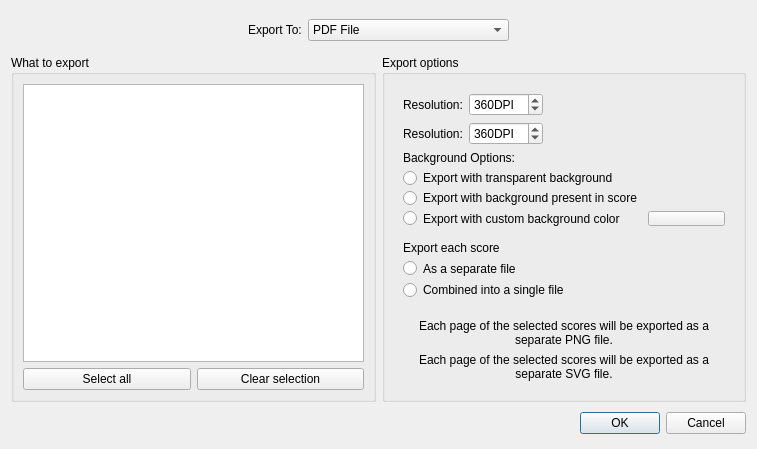
<?xml version="1.0" encoding="UTF-8"?>
<ui version="4.0">
 <class>ExportDialog</class>
 <widget class="QDialog" name="ExportDialog">
  <property name="windowModality">
   <enum>Qt::ApplicationModal</enum>
  </property>
  <property name="geometry">
   <rect>
    <x>0</x>
    <y>0</y>
    <width>757</width>
    <height>424</height>
   </rect>
  </property>
  <property name="minimumSize">
   <size>
    <width>595</width>
    <height>0</height>
   </size>
  </property>
  <property name="windowTitle">
   <string>Export</string>
  </property>
  <layout class="QGridLayout" name="gridLayout_4" columnstretch="1,1">
   <item row="1" column="0">
    <widget class="QGroupBox" name="exportWhatGroupBox">
     <property name="title">
      <string>What to export</string>
     </property>
     <layout class="QGridLayout" name="gridLayout_2">
      <item row="5" column="0">
       <widget class="QPushButton" name="selectAllButton">
        <property name="accessibleName">
         <string>Select all</string>
        </property>
        <property name="accessibleDescription">
         <string>Select the score and all parts</string>
        </property>
        <property name="text">
         <string>Select all</string>
        </property>
       </widget>
      </item>
      <item row="5" column="1">
       <widget class="QPushButton" name="clearSelectionButton">
        <property name="accessibleName">
         <string>Select nothing</string>
        </property>
        <property name="accessibleDescription">
         <string>Select nothing</string>
        </property>
        <property name="text">
         <string>Clear selection</string>
        </property>
       </widget>
      </item>
      <item row="1" column="0" rowspan="4" colspan="2">
       <widget class="QListWidget" name="listWidget"/>
      </item>
     </layout>
    </widget>
   </item>
   <item row="1" column="1">
    <widget class="QGroupBox" name="exportOptionsGroupBox">
     <property name="title">
      <string>Export options</string>
     </property>
     <layout class="QGridLayout" name="gridLayout_3">
      <item row="1" column="0" colspan="2">
       <widget class="QStackedWidget" name="pageStack">
        <property name="currentIndex">
         <number>0</number>
        </property>
        <widget class="QWidget" name="visualPage">
         <layout class="QFormLayout" name="formLayout_4">
          <item row="0" column="0" colspan="2">
           <widget class="QWidget" name="pdfDpiWidget" native="true">
            <layout class="QGridLayout" name="gridLayout_7">
             <property name="leftMargin">
              <number>0</number>
             </property>
             <property name="topMargin">
              <number>0</number>
             </property>
             <property name="rightMargin">
              <number>0</number>
             </property>
             <property name="bottomMargin">
              <number>0</number>
             </property>
             <item row="0" column="0">
              <layout class="QHBoxLayout" name="pdfDpiHorizontalLayout">
               <item>
                <widget class="QLabel" name="pdfDpiLabel">
                 <property name="sizePolicy">
                  <sizepolicy hsizetype="Minimum" vsizetype="Minimum">
                   <horstretch>0</horstretch>
                   <verstretch>0</verstretch>
                  </sizepolicy>
                 </property>
                 <property name="text">
                  <string>Resolution:</string>
                 </property>
                </widget>
               </item>
               <item>
                <widget class="QSpinBox" name="pdfDpiSpinbox">
                 <property name="sizePolicy">
                  <sizepolicy hsizetype="Minimum" vsizetype="Fixed">
                   <horstretch>0</horstretch>
                   <verstretch>0</verstretch>
                  </sizepolicy>
                 </property>
                 <property name="minimumSize">
                  <size>
                   <width>62</width>
                   <height>0</height>
                  </size>
                 </property>
                 <property name="suffix">
                  <string>DPI</string>
                 </property>
                 <property name="prefix">
                  <string/>
                 </property>
                 <property name="maximum">
                  <number>2400</number>
                 </property>
                 <property name="value">
                  <number>360</number>
                 </property>
                </widget>
               </item>
               <item>
                <spacer name="pdfDpiSpacer">
                 <property name="orientation">
                  <enum>Qt::Horizontal</enum>
                 </property>
                 <property name="sizeHint" stdset="0">
                  <size>
                   <width>0</width>
                   <height>0</height>
                  </size>
                 </property>
                </spacer>
               </item>
              </layout>
             </item>
            </layout>
           </widget>
          </item>
          <item row="1" column="0" colspan="2">
           <widget class="QWidget" name="pngDpiWidget" native="true">
            <layout class="QGridLayout" name="gridLayout_8">
             <property name="leftMargin">
              <number>0</number>
             </property>
             <property name="topMargin">
              <number>0</number>
             </property>
             <property name="rightMargin">
              <number>0</number>
             </property>
             <property name="bottomMargin">
              <number>0</number>
             </property>
             <item row="0" column="0">
              <layout class="QHBoxLayout" name="pngDpiHorizontalLayout">
               <item>
                <widget class="QLabel" name="pngDpiLabel">
                 <property name="sizePolicy">
                  <sizepolicy hsizetype="Minimum" vsizetype="Minimum">
                   <horstretch>0</horstretch>
                   <verstretch>0</verstretch>
                  </sizepolicy>
                 </property>
                 <property name="text">
                  <string>Resolution:</string>
                 </property>
                </widget>
               </item>
               <item>
                <widget class="QSpinBox" name="pngDpiSpinbox">
                 <property name="sizePolicy">
                  <sizepolicy hsizetype="Minimum" vsizetype="Fixed">
                   <horstretch>0</horstretch>
                   <verstretch>0</verstretch>
                  </sizepolicy>
                 </property>
                 <property name="minimumSize">
                  <size>
                   <width>62</width>
                   <height>0</height>
                  </size>
                 </property>
                 <property name="suffix">
                  <string>DPI</string>
                 </property>
                 <property name="prefix">
                  <string/>
                 </property>
                 <property name="maximum">
                  <number>5000</number>
                 </property>
                 <property name="value">
                  <number>360</number>
                 </property>
                </widget>
               </item>
               <item>
                <spacer name="pngDpiSpacer">
                 <property name="orientation">
                  <enum>Qt::Horizontal</enum>
                 </property>
                 <property name="sizeHint" stdset="0">
                  <size>
                   <width>0</width>
                   <height>0</height>
                  </size>
                 </property>
                </spacer>
               </item>
              </layout>
             </item>
            </layout>
           </widget>
          </item>
          <item row="3" column="0">
           <widget class="QWidget" name="pdfFileOptionWidget" native="true">
            <property name="minimumSize">
             <size>
              <width>0</width>
              <height>0</height>
             </size>
            </property>
            <layout class="QGridLayout" name="gridLayout_10">
             <property name="leftMargin">
              <number>0</number>
             </property>
             <item row="0" column="0">
              <widget class="QLabel" name="pdfFileOptionsLabel">
               <property name="sizePolicy">
                <sizepolicy hsizetype="Minimum" vsizetype="Minimum">
                 <horstretch>0</horstretch>
                 <verstretch>0</verstretch>
                </sizepolicy>
               </property>
               <property name="text">
                <string>Export each score</string>
               </property>
              </widget>
             </item>
             <item row="1" column="0">
              <widget class="QRadioButton" name="pdfSeparateFilesRadioButton">
               <property name="text">
                <string>As a separate file</string>
               </property>
              </widget>
             </item>
             <item row="2" column="0">
              <widget class="QRadioButton" name="pdfOneFileRadioButton">
               <property name="text">
                <string>Combined into a single file</string>
               </property>
              </widget>
             </item>
            </layout>
           </widget>
          </item>
          <item row="5" column="0" colspan="2">
           <widget class="QWidget" name="pngFileOptionWidget" native="true">
            <property name="sizePolicy">
             <sizepolicy hsizetype="Preferred" vsizetype="Preferred">
              <horstretch>0</horstretch>
              <verstretch>0</verstretch>
             </sizepolicy>
            </property>
            <property name="minimumSize">
             <size>
              <width>0</width>
              <height>0</height>
             </size>
            </property>
            <layout class="QGridLayout" name="gridLayout_11">
             <property name="leftMargin">
              <number>0</number>
             </property>
             <property name="topMargin">
              <number>0</number>
             </property>
             <property name="rightMargin">
              <number>0</number>
             </property>
             <property name="bottomMargin">
              <number>0</number>
             </property>
             <item row="0" column="0">
              <spacer name="verticalSpacer_3">
               <property name="orientation">
                <enum>Qt::Vertical</enum>
               </property>
               <property name="sizeType">
                <enum>QSizePolicy::Expanding</enum>
               </property>
               <property name="sizeHint" stdset="0">
                <size>
                 <width>0</width>
                 <height>0</height>
                </size>
               </property>
              </spacer>
             </item>
             <item row="1" column="0">
              <widget class="QLabel" name="pngHintLabel">
               <property name="text">
                <string>Each page of the selected scores will be exported as a separate PNG file.</string>
               </property>
               <property name="alignment">
                <set>Qt::AlignCenter</set>
               </property>
               <property name="wordWrap">
                <bool>true</bool>
               </property>
              </widget>
             </item>
            </layout>
           </widget>
          </item>
          <item row="6" column="0" colspan="2">
           <widget class="QWidget" name="svgFileOptionWidget" native="true">
            <property name="minimumSize">
             <size>
              <width>0</width>
              <height>0</height>
             </size>
            </property>
            <layout class="QGridLayout" name="gridLayout_12">
             <property name="leftMargin">
              <number>0</number>
             </property>
             <property name="topMargin">
              <number>0</number>
             </property>
             <property name="rightMargin">
              <number>0</number>
             </property>
             <property name="bottomMargin">
              <number>0</number>
             </property>
             <item row="0" column="0">
              <spacer name="verticalSpacer_7">
               <property name="orientation">
                <enum>Qt::Vertical</enum>
               </property>
               <property name="sizeHint" stdset="0">
                <size>
                 <width>0</width>
                 <height>0</height>
                </size>
               </property>
              </spacer>
             </item>
             <item row="1" column="0">
              <widget class="QLabel" name="label">
               <property name="text">
                <string>Each page of the selected scores will be exported as a separate SVG file.</string>
               </property>
               <property name="alignment">
                <set>Qt::AlignCenter</set>
               </property>
               <property name="wordWrap">
                <bool>true</bool>
               </property>
              </widget>
             </item>
            </layout>
           </widget>
          </item>
          <item row="2" column="0" colspan="2">
           <widget class="QWidget" name="bgOptionsWidget" native="true">
            <property name="minimumSize">
             <size>
              <width>0</width>
              <height>0</height>
             </size>
            </property>
            <layout class="QGridLayout" name="gridLayout_9">
             <property name="leftMargin">
              <number>0</number>
             </property>
             <property name="topMargin">
              <number>0</number>
             </property>
             <property name="rightMargin">
              <number>0</number>
             </property>
             <property name="bottomMargin">
              <number>0</number>
             </property>
             <item row="1" column="0">
              <widget class="QRadioButton" name="transparentBackgroundRadioButton">
               <property name="text">
                <string>Export with transparent background</string>
               </property>
              </widget>
             </item>
             <item row="2" column="0">
              <widget class="QRadioButton" name="scoreBackgroundRadioButton">
               <property name="text">
                <string>Export with background present in score</string>
               </property>
              </widget>
             </item>
             <item row="3" column="0">
              <widget class="QRadioButton" name="customBackgroundRadioButton">
               <property name="text">
                <string>Export with custom background color</string>
               </property>
              </widget>
             </item>
             <item row="0" column="0">
              <widget class="QLabel" name="backgroundOptionsLabel">
               <property name="sizePolicy">
                <sizepolicy hsizetype="Preferred" vsizetype="Preferred">
                 <horstretch>0</horstretch>
                 <verstretch>0</verstretch>
                </sizepolicy>
               </property>
               <property name="text">
                <string>Background Options:</string>
               </property>
              </widget>
             </item>
             <item row="3" column="1">
              <widget class="Awl::ColorLabel" name="customBackgroundColorLabel">
               <property name="text">
                <string/>
               </property>
              </widget>
             </item>
            </layout>
           </widget>
          </item>
          <item row="4" column="0">
           <spacer name="verticalSpacer_4">
            <property name="orientation">
             <enum>Qt::Vertical</enum>
            </property>
            <property name="sizeHint" stdset="0">
             <size>
              <width>20</width>
              <height>40</height>
             </size>
            </property>
           </spacer>
          </item>
         </layout>
        </widget>
        <widget class="QWidget" name="audioPage">
         <layout class="QGridLayout" name="gridLayout">
          <item row="0" column="0" colspan="3">
           <widget class="QCheckBox" name="audioNormaliseCheckBox">
            <property name="text">
             <string>Normalize</string>
            </property>
           </widget>
          </item>
          <item row="3" column="2">
           <spacer name="verticalSpacer">
            <property name="orientation">
             <enum>Qt::Vertical</enum>
            </property>
            <property name="sizeHint" stdset="0">
             <size>
              <width>0</width>
              <height>0</height>
             </size>
            </property>
           </spacer>
          </item>
          <item row="1" column="1">
           <widget class="QComboBox" name="audioSampleRate">
            <property name="accessibleName">
             <string>Sample rate</string>
            </property>
            <property name="accessibleDescription">
             <string>Choose sample rate</string>
            </property>
            <property name="currentIndex">
             <number>1</number>
            </property>
            <item>
             <property name="text">
              <string notr="true">32000</string>
             </property>
            </item>
            <item>
             <property name="text">
              <string notr="true">44100</string>
             </property>
            </item>
            <item>
             <property name="text">
              <string notr="true">48000</string>
             </property>
            </item>
           </widget>
          </item>
          <item row="1" column="2">
           <widget class="QLabel" name="audioHzLabel">
            <property name="text">
             <string extracomment="Hertz">Hz</string>
            </property>
           </widget>
          </item>
          <item row="3" column="3">
           <spacer name="horizontalSpacer">
            <property name="orientation">
             <enum>Qt::Horizontal</enum>
            </property>
            <property name="sizeHint" stdset="0">
             <size>
              <width>0</width>
              <height>0</height>
             </size>
            </property>
           </spacer>
          </item>
          <item row="2" column="1">
           <widget class="QComboBox" name="mp3BitRate">
            <property name="accessibleName">
             <string>MP3 Bitrate</string>
            </property>
            <property name="accessibleDescription">
             <string>Choose MP3 Bitrate</string>
            </property>
            <property name="currentText">
             <string>128</string>
            </property>
            <property name="currentIndex">
             <number>8</number>
            </property>
            <item>
             <property name="text">
              <string notr="true">32</string>
             </property>
            </item>
            <item>
             <property name="text">
              <string notr="true">40</string>
             </property>
            </item>
            <item>
             <property name="text">
              <string notr="true">48</string>
             </property>
            </item>
            <item>
             <property name="text">
              <string notr="true">56</string>
             </property>
            </item>
            <item>
             <property name="text">
              <string notr="true">64</string>
             </property>
            </item>
            <item>
             <property name="text">
              <string notr="true">80</string>
             </property>
            </item>
            <item>
             <property name="text">
              <string notr="true">96</string>
             </property>
            </item>
            <item>
             <property name="text">
              <string notr="true">112</string>
             </property>
            </item>
            <item>
             <property name="text">
              <string notr="true">128</string>
             </property>
            </item>
            <item>
             <property name="text">
              <string notr="true">160</string>
             </property>
            </item>
            <item>
             <property name="text">
              <string notr="true">192</string>
             </property>
            </item>
            <item>
             <property name="text">
              <string notr="true">224</string>
             </property>
            </item>
            <item>
             <property name="text">
              <string notr="true">256</string>
             </property>
            </item>
            <item>
             <property name="text">
              <string notr="true">320</string>
             </property>
            </item>
           </widget>
          </item>
          <item row="2" column="2">
           <widget class="QLabel" name="mp3kBitSLabel">
            <property name="text">
             <string extracomment="Hertz">kBit/s</string>
            </property>
           </widget>
          </item>
          <item row="2" column="0">
           <widget class="QLabel" name="mp3BitRateLabel">
            <property name="text">
             <string>MP3 Bitrate:</string>
            </property>
           </widget>
          </item>
          <item row="1" column="0">
           <widget class="QLabel" name="audioSampleRateLabel">
            <property name="text">
             <string>Sample rate:</string>
            </property>
           </widget>
          </item>
          <item row="4" column="0" colspan="4">
           <widget class="QLabel" name="audioHintLabel">
            <property name="sizePolicy">
             <sizepolicy hsizetype="Preferred" vsizetype="Minimum">
              <horstretch>0</horstretch>
              <verstretch>0</verstretch>
             </sizepolicy>
            </property>
            <property name="text">
             <string>Each selected score will be exported as a separate audio file.</string>
            </property>
            <property name="wordWrap">
             <bool>true</bool>
            </property>
           </widget>
          </item>
         </layout>
        </widget>
<widget class="QCheckBox" name="exportMPE">
 <property name="text">
  <string>Export MPE tuning</string>
 </property>
</widget>
        <widget class="QWidget" name="midiPage">
         <layout class="QGridLayout" name="gridLayout_5">
          <item row="1" column="0">
           <widget class="QCheckBox" name="midiExportRPNs">
            <property name="toolTip">
             <string notr="true">Registered Parameter Numbers</string>
            </property>
            <property name="text">
             <string>Export RPNs</string>
            </property>
           </widget>
          </item>
          <item row="3" column="0">
           <widget class="QLabel" name="midiHintLabel">
            <property name="sizePolicy">
             <sizepolicy hsizetype="Preferred" vsizetype="Minimum">
              <horstretch>0</horstretch>
              <verstretch>0</verstretch>
             </sizepolicy>
            </property>
            <property name="text">
             <string>Each selected score will be exported as a separate MIDI file.</string>
            </property>
            <property name="wordWrap">
             <bool>true</bool>
            </property>
           </widget>
          </item>
          <item row="0" column="0">
           <widget class="QCheckBox" name="midiExpandRepeats">
            <property name="text">
             <string>Expand repeats</string>
            </property>
           </widget>
          </item>
          <item row="2" column="0">
           <spacer name="verticalSpacer_6">
            <property name="orientation">
             <enum>Qt::Vertical</enum>
            </property>
            <property name="sizeHint" stdset="0">
             <size>
              <width>0</width>
              <height>0</height>
             </size>
            </property>
           </spacer>
          </item>
         </layout>
        </widget>
        <widget class="QWidget" name="musicxmlPage">
         <layout class="QFormLayout" name="formLayout_2">
          <item row="0" column="0" colspan="2">
           <widget class="QLabel" name="musicxmlFileTypeLabel">
            <property name="text">
             <string>MusicXML file type:</string>
            </property>
           </widget>
          </item>
          <item row="1" column="0" colspan="2">
           <widget class="QComboBox" name="musicxmlFileTypeComboBox">
            <item>
             <property name="text">
              <string>Compressed</string>
             </property>
            </item>
            <item>
             <property name="text">
              <string>Uncompressed</string>
             </property>
            </item>
            <item>
             <property name="text">
              <string>Uncompressed (outdated)</string>
             </property>
            </item>
           </widget>
          </item>
          <item row="2" column="0" colspan="2">
           <spacer name="verticalSpacer_2">
            <property name="orientation">
             <enum>Qt::Vertical</enum>
            </property>
            <property name="sizeType">
             <enum>QSizePolicy::Fixed</enum>
            </property>
            <property name="sizeHint" stdset="0">
             <size>
              <width>0</width>
              <height>0</height>
             </size>
            </property>
           </spacer>
          </item>
          <item row="3" column="0" colspan="2">
           <widget class="QLabel" name="label_2">
            <property name="text">
             <string>Include in export:</string>
            </property>
           </widget>
          </item>
          <item row="4" column="0" colspan="2">
           <layout class="QGridLayout" name="gridLayout_6">
            <item row="1" column="0">
             <widget class="QRadioButton" name="musicxmlExportAllBreaks">
              <property name="sizePolicy">
               <sizepolicy hsizetype="Fixed" vsizetype="Minimum">
                <horstretch>0</horstretch>
                <verstretch>0</verstretch>
               </sizepolicy>
              </property>
              <property name="text">
               <string/>
              </property>
             </widget>
            </item>
            <item row="3" column="0">
             <widget class="QRadioButton" name="musicxmlExportNoBreaks">
              <property name="sizePolicy">
               <sizepolicy hsizetype="Fixed" vsizetype="Minimum">
                <horstretch>0</horstretch>
                <verstretch>0</verstretch>
               </sizepolicy>
              </property>
              <property name="text">
               <string/>
              </property>
             </widget>
            </item>
            <item row="0" column="0">
             <widget class="QRadioButton" name="musicxmlExportAllLayout">
              <property name="sizePolicy">
               <sizepolicy hsizetype="Fixed" vsizetype="Minimum">
                <horstretch>0</horstretch>
                <verstretch>0</verstretch>
               </sizepolicy>
              </property>
              <property name="text">
               <string/>
              </property>
             </widget>
            </item>
            <item row="2" column="0">
             <widget class="QRadioButton" name="musicxmlExportManualBreaks">
              <property name="sizePolicy">
               <sizepolicy hsizetype="Fixed" vsizetype="Minimum">
                <horstretch>0</horstretch>
                <verstretch>0</verstretch>
               </sizepolicy>
              </property>
              <property name="text">
               <string/>
              </property>
             </widget>
            </item>
            <item row="0" column="1">
             <widget class="Ms::ClickableLabel" name="musicxmlExportAllLayoutLabel">
              <property name="sizePolicy">
               <sizepolicy hsizetype="Preferred" vsizetype="Minimum">
                <horstretch>0</horstretch>
                <verstretch>0</verstretch>
               </sizepolicy>
              </property>
              <property name="text">
               <string>All layout</string>
              </property>
              <property name="wordWrap">
               <bool>true</bool>
              </property>
             </widget>
            </item>
            <item row="1" column="1">
             <widget class="Ms::ClickableLabel" name="musicxmlExportAllBreaksLabel">
              <property name="sizePolicy">
               <sizepolicy hsizetype="Preferred" vsizetype="Minimum">
                <horstretch>0</horstretch>
                <verstretch>0</verstretch>
               </sizepolicy>
              </property>
              <property name="text">
               <string>System and page breaks</string>
              </property>
              <property name="wordWrap">
               <bool>true</bool>
              </property>
             </widget>
            </item>
            <item row="2" column="1">
             <widget class="Ms::ClickableLabel" name="musicxmlExportManualBreaksLabel">
              <property name="sizePolicy">
               <sizepolicy hsizetype="Preferred" vsizetype="Fixed">
                <horstretch>0</horstretch>
                <verstretch>0</verstretch>
               </sizepolicy>
              </property>
              <property name="text">
               <string>Manually added system and page breaks only</string>
              </property>
              <property name="wordWrap">
               <bool>true</bool>
              </property>
             </widget>
            </item>
            <item row="3" column="1">
             <widget class="Ms::ClickableLabel" name="musicxmlExportNoBreaksLabel">
              <property name="sizePolicy">
               <sizepolicy hsizetype="Preferred" vsizetype="Minimum">
                <horstretch>0</horstretch>
                <verstretch>0</verstretch>
               </sizepolicy>
              </property>
              <property name="text">
               <string>No system or page breaks</string>
              </property>
              <property name="wordWrap">
               <bool>true</bool>
              </property>
             </widget>
            </item>
           </layout>
          </item>
         </layout>
        </widget>
        <widget class="QWidget" name="uncompressedPage">
         <layout class="QFormLayout" name="formLayout_3">
          <item row="0" column="0" colspan="2">
           <spacer name="verticalSpacer_8">
            <property name="orientation">
             <enum>Qt::Vertical</enum>
            </property>
            <property name="sizeHint" stdset="0">
             <size>
              <width>0</width>
              <height>0</height>
             </size>
            </property>
           </spacer>
          </item>
          <item row="1" column="0" colspan="2">
           <widget class="QLabel" name="uncompressedHintLabel">
            <property name="sizePolicy">
             <sizepolicy hsizetype="Preferred" vsizetype="Minimum">
              <horstretch>0</horstretch>
              <verstretch>0</verstretch>
             </sizepolicy>
            </property>
            <property name="text">
             <string>Each selected score will be exported to a separate uncompressed MuseScore file.</string>
            </property>
            <property name="wordWrap">
             <bool>true</bool>
            </property>
           </widget>
          </item>
         </layout>
        </widget>
       </widget>
      </item>
     </layout>
    </widget>
   </item>
   <item row="2" column="0" colspan="2">
    <widget class="QDialogButtonBox" name="buttonBox">
     <property name="sizePolicy">
      <sizepolicy hsizetype="Expanding" vsizetype="Fixed">
       <horstretch>0</horstretch>
       <verstretch>0</verstretch>
      </sizepolicy>
     </property>
     <property name="minimumSize">
      <size>
       <width>0</width>
       <height>30</height>
      </size>
     </property>
     <property name="orientation">
      <enum>Qt::Horizontal</enum>
     </property>
     <property name="standardButtons">
      <set>QDialogButtonBox::Cancel|QDialogButtonBox::Ok</set>
     </property>
     <property name="centerButtons">
      <bool>false</bool>
     </property>
    </widget>
   </item>
   <item row="0" column="0" colspan="2">
    <layout class="QHBoxLayout" name="horizontalLayout">
     <property name="topMargin">
      <number>8</number>
     </property>
     <property name="bottomMargin">
      <number>8</number>
     </property>
     <item>
      <spacer name="horizontalSpacer_2">
       <property name="orientation">
        <enum>Qt::Horizontal</enum>
       </property>
       <property name="sizeHint" stdset="0">
        <size>
         <width>0</width>
         <height>0</height>
        </size>
       </property>
      </spacer>
     </item>
     <item>
      <widget class="QLabel" name="fileTypeLabel">
       <property name="sizePolicy">
        <sizepolicy hsizetype="Fixed" vsizetype="Fixed">
         <horstretch>0</horstretch>
         <verstretch>0</verstretch>
        </sizepolicy>
       </property>
       <property name="text">
        <string>Export To:</string>
       </property>
      </widget>
     </item>
     <item>
      <widget class="QComboBox" name="fileTypeComboBox">
       <item>
        <property name="text">
         <string>PDF File</string>
        </property>
       </item>
       <item>
        <property name="text">
         <string>PNG Images</string>
        </property>
       </item>
       <item>
        <property name="text">
         <string>SVG Images</string>
        </property>
       </item>
       <item>
        <property name="text">
         <string>MP3 Audio</string>
        </property>
       </item>
       <item>
        <property name="text">
         <string>WAV Audio</string>
        </property>
       </item>
       <item>
        <property name="text">
         <string>FLAC Audio</string>
        </property>
       </item>
       <item>
        <property name="text">
         <string>OGG Audio</string>
        </property>
       </item>
       <item>
        <property name="text">
         <string>MIDI</string>
        </property>
       </item>
       <item>
        <property name="text">
         <string>MusicXML</string>
        </property>
       </item>
       <item>
        <property name="text">
         <string>Uncompressed MuseScore File</string>
        </property>
       </item>
      </widget>
     </item>
     <item>
      <spacer name="horizontalSpacer_3">
       <property name="orientation">
        <enum>Qt::Horizontal</enum>
       </property>
       <property name="sizeHint" stdset="0">
        <size>
         <width>0</width>
         <height>0</height>
        </size>
       </property>
      </spacer>
     </item>
    </layout>
   </item>
  </layout>
 </widget>
 <customwidgets>
  <customwidget>
   <class>Ms::ClickableLabel</class>
   <extends>QLabel</extends>
   <header>clickableLabel.h</header>
   <slots>
    <signal>clicked()</signal>
   </slots>
  </customwidget>
  <customwidget>
   <class>Awl::ColorLabel</class>
   <extends>QPushButton</extends>
   <header>awl/colorlabel.h</header>
   <container>1</container>
  </customwidget>
 </customwidgets>
 <resources/>
 <connections>
  <connection>
   <sender>buttonBox</sender>
   <signal>accepted()</signal>
   <receiver>ExportDialog</receiver>
   <slot>accept()</slot>
   <hints>
    <hint type="sourcelabel">
     <x>417</x>
     <y>299</y>
    </hint>
    <hint type="destinationlabel">
     <x>417</x>
     <y>159</y>
    </hint>
   </hints>
  </connection>
  <connection>
   <sender>buttonBox</sender>
   <signal>rejected()</signal>
   <receiver>ExportDialog</receiver>
   <slot>reject()</slot>
   <hints>
    <hint type="sourcelabel">
     <x>417</x>
     <y>299</y>
    </hint>
    <hint type="destinationlabel">
     <x>417</x>
     <y>159</y>
    </hint>
   </hints>
  </connection>
  <connection>
   <sender>selectAllButton</sender>
   <signal>clicked()</signal>
   <receiver>ExportDialog</receiver>
   <slot>selectAll()</slot>
   <hints>
    <hint type="sourcelabel">
     <x>328</x>
     <y>133</y>
    </hint>
    <hint type="destinationlabel">
     <x>417</x>
     <y>159</y>
    </hint>
   </hints>
  </connection>
  <connection>
   <sender>clearSelectionButton</sender>
   <signal>clicked()</signal>
   <receiver>ExportDialog</receiver>
   <slot>clearSelection()</slot>
   <hints>
    <hint type="sourcelabel">
     <x>328</x>
     <y>235</y>
    </hint>
    <hint type="destinationlabel">
     <x>417</x>
     <y>159</y>
    </hint>
   </hints>
  </connection>
  <connection>
   <sender>musicxmlExportAllLayoutLabel</sender>
   <signal>clicked()</signal>
   <receiver>musicxmlExportAllLayout</receiver>
   <slot>animateClick()</slot>
   <hints>
    <hint type="sourcelabel">
     <x>563</x>
     <y>203</y>
    </hint>
    <hint type="destinationlabel">
     <x>412</x>
     <y>204</y>
    </hint>
   </hints>
  </connection>
  <connection>
   <sender>musicxmlExportAllBreaksLabel</sender>
   <signal>clicked()</signal>
   <receiver>musicxmlExportAllBreaks</receiver>
   <slot>animateClick()</slot>
   <hints>
    <hint type="sourcelabel">
     <x>563</x>
     <y>227</y>
    </hint>
    <hint type="destinationlabel">
     <x>412</x>
     <y>228</y>
    </hint>
   </hints>
  </connection>
  <connection>
   <sender>musicxmlExportManualBreaksLabel</sender>
   <signal>clicked()</signal>
   <receiver>musicxmlExportManualBreaks</receiver>
   <slot>animateClick()</slot>
   <hints>
    <hint type="sourcelabel">
     <x>563</x>
     <y>259</y>
    </hint>
    <hint type="destinationlabel">
     <x>412</x>
     <y>260</y>
    </hint>
   </hints>
  </connection>
  <connection>
   <sender>customBackgroundRadioButton</sender>
   <signal>toggled(bool)</signal>
   <receiver>customBackgroundColorLabel</receiver>
   <slot>setEnabled(bool)</slot>
   <hints>
    <hint type="sourcelabel">
     <x>495</x>
     <y>212</y>
    </hint>
    <hint type="destinationlabel">
     <x>673</x>
     <y>212</y>
    </hint>
   </hints>
  </connection>
  <connection>
   <sender>musicxmlExportNoBreaksLabel</sender>
   <signal>clicked()</signal>
   <receiver>musicxmlExportNoBreaks</receiver>
   <slot>animateClick()</slot>
   <hints>
    <hint type="sourcelabel">
     <x>563</x>
     <y>291</y>
    </hint>
    <hint type="destinationlabel">
     <x>412</x>
     <y>292</y>
    </hint>
   </hints>
  </connection>
 </connections>
 <slots>
  <slot>selectAll()</slot>
  <slot>clearSelection()</slot>
 </slots>
</ui>
